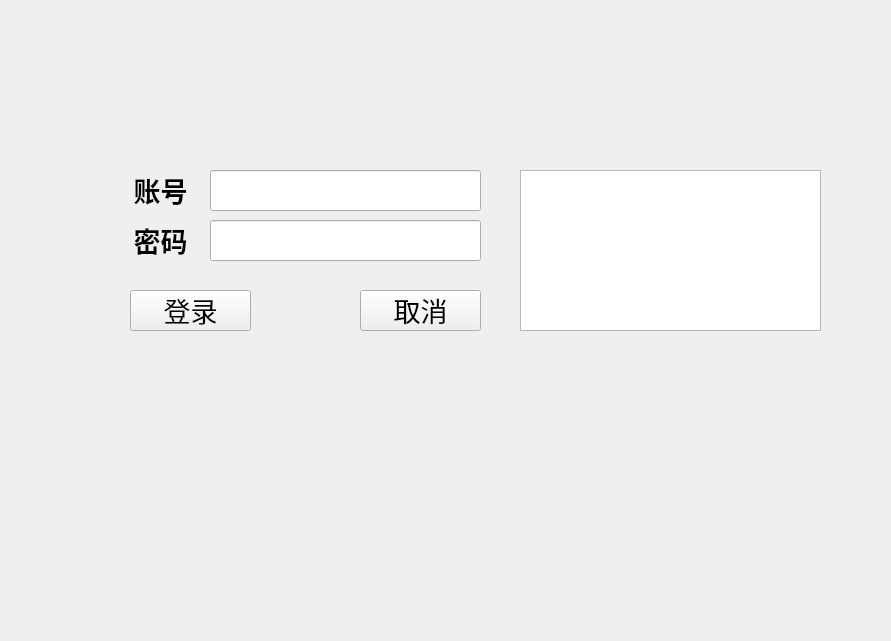
<?xml version="1.0" encoding="UTF-8"?>
<ui version="4.0">
 <class>Form</class>
 <widget class="QWidget" name="Form">
  <property name="geometry">
   <rect>
    <x>0</x>
    <y>0</y>
    <width>891</width>
    <height>641</height>
   </rect>
  </property>
  <property name="windowTitle">
   <string>Form</string>
  </property>
  <widget class="QLabel" name="account">
   <property name="geometry">
    <rect>
     <x>130</x>
     <y>170</y>
     <width>61</width>
     <height>41</height>
    </rect>
   </property>
   <property name="font">
    <font>
     <family>Consolas</family>
     <pointsize>20</pointsize>
     <bold>true</bold>
    </font>
   </property>
   <property name="text">
    <string>账号</string>
   </property>
   <property name="alignment">
    <set>Qt::AlignCenter</set>
   </property>
  </widget>
  <widget class="QLineEdit" name="counter_input">
   <property name="geometry">
    <rect>
     <x>210</x>
     <y>170</y>
     <width>271</width>
     <height>41</height>
    </rect>
   </property>
   <property name="font">
    <font>
     <family>Consolas</family>
     <pointsize>20</pointsize>
    </font>
   </property>
  </widget>
  <widget class="QLabel" name="password">
   <property name="geometry">
    <rect>
     <x>130</x>
     <y>220</y>
     <width>61</width>
     <height>41</height>
    </rect>
   </property>
   <property name="font">
    <font>
     <family>Consolas</family>
     <pointsize>20</pointsize>
     <bold>true</bold>
    </font>
   </property>
   <property name="text">
    <string>密码</string>
   </property>
   <property name="alignment">
    <set>Qt::AlignCenter</set>
   </property>
  </widget>
  <widget class="QLineEdit" name="password_input">
   <property name="geometry">
    <rect>
     <x>210</x>
     <y>220</y>
     <width>271</width>
     <height>41</height>
    </rect>
   </property>
   <property name="font">
    <font>
     <family>Consolas</family>
     <pointsize>20</pointsize>
    </font>
   </property>
  </widget>
  <widget class="QPushButton" name="login">
   <property name="geometry">
    <rect>
     <x>130</x>
     <y>290</y>
     <width>121</width>
     <height>41</height>
    </rect>
   </property>
   <property name="font">
    <font>
     <family>Consolas</family>
     <pointsize>20</pointsize>
     <bold>false</bold>
    </font>
   </property>
   <property name="text">
    <string>登录</string>
   </property>
  </widget>
  <widget class="QPushButton" name="cannel_login">
   <property name="geometry">
    <rect>
     <x>360</x>
     <y>290</y>
     <width>121</width>
     <height>41</height>
    </rect>
   </property>
   <property name="font">
    <font>
     <family>Consolas</family>
     <pointsize>20</pointsize>
     <bold>false</bold>
    </font>
   </property>
   <property name="text">
    <string>取消</string>
   </property>
  </widget>
  <widget class="QTextBrowser" name="login_status">
   <property name="geometry">
    <rect>
     <x>520</x>
     <y>170</y>
     <width>301</width>
     <height>161</height>
    </rect>
   </property>
  </widget>
 </widget>
 <resources/>
 <connections/>
</ui>
